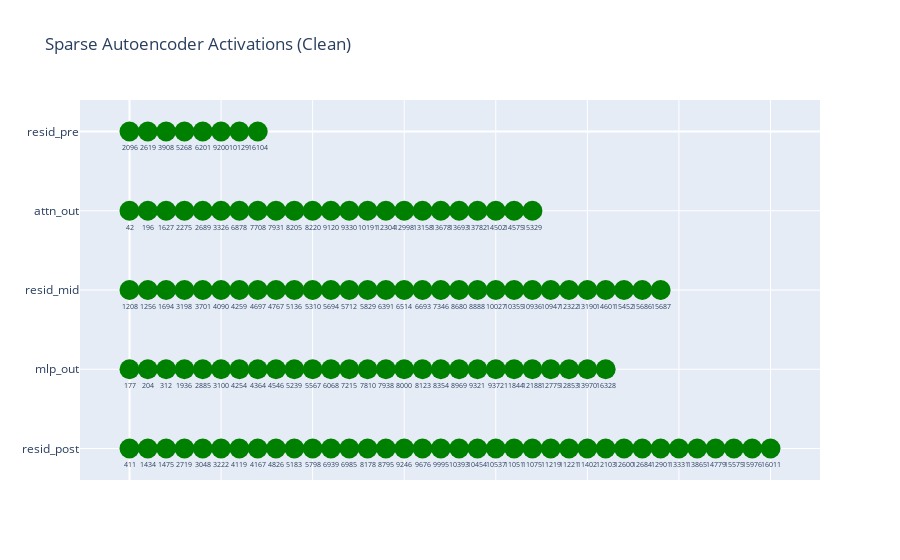

This figure's notebook cell:
### Code cell
def get_sae_acts(cache) -> tuple[dict[str, torch.Tensor], list[list[int]]]:
    sae_activations = {}
    for hook in hooks:
        sae_activations[hook] = saes[hook](cache[hook, 0])[1][0, seq_pos, :]
    sae_active_features = [torch.nonzero(act).squeeze(-1).tolist()
                           for act in sae_activations.values()]
    
    return sae_activations, sae_active_features

def plot_sae_activations(cache, cache2=None, title_suffix=""):
    sae_activations, sae_active_features = get_sae_acts(cache)
    sae_activations2, sae_active_features2 = get_sae_acts(cache2) if cache2 else (None, [])
    
    # TODO change the plot to show the strength of the activations

    fig = go.Figure()

    for i, (active_features, hook) in enumerate(zip(sae_active_features, hooks)):
        # Initialize lists to hold positions, colors, shapes, and hover texts
        positions = []
        colors = []
        shapes = []
        hover_texts = []
        
        # Determine unique features in both caches for comparison
        unique_features = set(active_features + (sae_active_features2[i] if sae_active_features2 else []))
        sorted_features = sorted(unique_features)
        
        for feature in sorted_features:
            position = sorted_features.index(feature)
            positions.append(position)
            hover_texts.append(f"Feature {feature}")
            
            # Determine color and shape based on activation in caches
            if (cache2 is None
                or feature in active_features
                    and (sae_active_features2 and feature in sae_active_features2[i])):
                colors.append("green")  # Active in both
                shapes.append("circle")
            elif feature in active_features:
                colors.append("red")  # Only in cache
                shapes.append("star")
            elif sae_active_features2 and feature in sae_active_features2[i]:
                colors.append("blue")  # Only in cache2
                shapes.append("diamond")

        # Add trace with customized markers
        fig.add_trace(go.Scatter(
            x=positions,
            y=[i] * len(positions),
            mode='markers+text',
            marker=dict(
                size=20, 
                color=colors,
                symbol=shapes
            ),
            text=sorted_features,  # Original text displayed below each marker
            textfont=dict(size=7),
            hoverinfo='text',  # Use custom text for hover info
            hovertext=hover_texts,  # Custom hover text for each point
            textposition="bottom center",
            name=hook,
            showlegend=False,
        ))
        
    if cache2 is not None:
        # Add dummy traces for legend
        fig.add_trace(go.Scatter(x=[None], y=[None], mode='markers', marker=dict(color='green', symbol='circle'), name='Active in both'))
        fig.add_trace(go.Scatter(x=[None], y=[None], mode='markers', marker=dict(color='red', symbol='square'), name='Only in original cache'))
        fig.add_trace(go.Scatter(x=[None], y=[None], mode='markers', marker=dict(color='blue', symbol='diamond'), name='Only in modified cache'))


    # Customize the layout
    fig.update_layout(
        title='Sparse Autoencoder Activations ' + title_suffix,
        xaxis=dict(
            title='',
            showticklabels=False
        ),
        yaxis=dict(
            tickmode='array',
            tickvals=list(range(len(sae_active_features))),
            ticktext=hooks,
            autorange="reversed"
        ),
        showlegend=(cache2 is not None),
    )

    fig.show()

clean_logits, clean_cache = model.run_with_cache(prompt)
clean_sae_acts, clean_sae_active_features = get_sae_acts(clean_cache)
plot_sae_activations(clean_cache, title_suffix="(Clean)")

### Figure 1 — Plotly figure (JSON) as saved in the notebook; plotly's stock layout.template omitted (floating-point values rounded to 4 significant figures)
{"data": [{"hoverinfo": "text", "hovertext": ["Feature 2096", "Feature 2619", "Feature 3908", "Feature 5268", "Feature 6201", "Feature 9200", "Feature 10129", "Feature 16104"], "marker": {"color": ["green", "green", "green", "green", "green", "green", "green", "green"], "size": 20, "symbol": ["circle", "circle", "circle", "circle", "circle", "circle", "circle", "circle"]}, "mode": "markers+text", "name": "resid_pre", "showlegend": false, "text": ["2096", "2619", "3908", "5268", "6201", "9200", "10129", "16104"], "textfont": {"size": 7}, "textposition": "bottom center", "type": "scatter", "x": [0, 1, 2, 3, 4, 5, 6, 7], "y": [0, 0, 0, 0, 0, 0, 0, 0]}, {"hoverinfo": "text", "hovertext": ["Feature 42", "Feature 196", "Feature 1627", "Feature 2275", "Feature 2689", "Feature 3326", "Feature 6878", "Feature 7708", "Feature 7931", "Feature 8205", "Feature 8220", "Feature 9120", "Feature 9330", "Feature 10191", "Feature 12304", "Feature 12998", "Feature 13158", "Feature 13678", "Feature 13693", "Feature 13782", "Feature 14502", "Feature 14575", "Feature 15329"], "marker": {"color": ["green", "green", "green", "green", "green", "green", "green", "green", "green", "green", "green", "green", "green", "green", "green", "green", "green", "green", "green", "green", "green", "green", "green"], "size": 20, "symbol": ["circle", "circle", "circle", "circle", "circle", "circle", "circle", "circle", "circle", "circle", "circle", "circle", "circle", "circle", "circle", "circle", "circle", "circle", "circle", "circle", "circle", "circle", "circle"]}, "mode": "markers+text", "name": "attn_out", "showlegend": false, "text": ["42", "196", "1627", "2275", "2689", "3326", "6878", "7708", "7931", "8205", "8220", "9120", "9330", "10191", "12304", "12998", "13158", "13678", "13693", "13782", "14502", "14575", "15329"], "textfont": {"size": 7}, "textposition": "bottom center", "type": "scatter", "x": [0, 1, 2, 3, 4, 5, 6, 7, 8, 9, 10, 11, 12, 13, 14, 15, 16, 17, 18, 19, 20, 21, 22], "y": [1, 1, 1, 1, 1, 1, 1, 1, 1, 1, 1, 1, 1, 1, 1, 1, 1, 1, 1, 1, 1, 1, 1]}, {"hoverinfo": "text", "hovertext": ["Feature 1208", "Feature 1256", "Feature 1694", "Feature 3198", "Feature 3701", "Feature 4090", "Feature 4259", "Feature 4697", "Feature 4767", "Feature 5136", "Feature 5310", "Feature 5694", "Feature 5712", "Feature 5829", "Feature 6391", "Feature 6514", "Feature 6693", "Feature 7346", "Feature 8680", "Feature 8888", "Feature 10027", "Feature 10355", "Feature 10936", "Feature 10947", "Feature 12322", "Feature 13190", "Feature 14601", "Feature 15452", "Feature 15686", "Feature 15687"], "marker": {"color": ["green", "green", "green", "green", "green", "green", "green", "green", "green", "green", "green", "green", "green", "green", "green", "green", "green", "green", "green", "green", "green", "green", "green", "green", "green", "green", "green", "green", "green", "green"], "size": 20, "symbol": ["circle", "circle", "circle", "circle", "circle", "circle", "circle", "circle", "circle", "circle", "circle", "circle", "circle", "circle", "circle", "circle", "circle", "circle", "circle", "circle", "circle", "circle", "circle", "circle", "circle", "circle", "circle", "circle", "circle", "circle"]}, "mode": "markers+text", "name": "resid_mid", "showlegend": false, "text": ["1208", "1256", "1694", "3198", "3701", "4090", "4259", "4697", "4767", "5136", "5310", "5694", "5712", "5829", "6391", "6514", "6693", "7346", "8680", "8888", "10027", "10355", "10936", "10947", "12322", "13190", "14601", "15452", "15686", "15687"], "textfont": {"size": 7}, "textposition": "bottom center", "type": "scatter", "x": [0, 1, 2, 3, 4, 5, 6, 7, 8, 9, 10, 11, 12, 13, 14, 15, 16, 17, 18, 19, 20, 21, 22, 23, 24, 25, 26, 27, 28, 29], "y": [2, 2, 2, 2, 2, 2, 2, 2, 2, 2, 2, 2, 2, 2, 2, 2, 2, 2, 2, 2, 2, 2, 2, 2, 2, 2, 2, 2, 2, 2]}, {"hoverinfo": "text", "hovertext": ["Feature 177", "Feature 204", "Feature 312", "Feature 1936", "Feature 2885", "Feature 3100", "Feature 4254", "Feature 4364", "Feature 4546", "Feature 5239", "Feature 5567", "Feature 6068", "Feature 7215", "Feature 7810", "Feature 7938", "Feature 8000", "Feature 8123", "Feature 8354", "Feature 8969", "Feature 9321", "Feature 9372", "Feature 11844", "Feature 12188", "Feature 12775", "Feature 12853", "Feature 13970", "Feature 16328"], "marker": {"color": ["green", "green", "green", "green", "green", "green", "green", "green", "green", "green", "green", "green", "green", "green", "green", "green", "green", "green", "green", "green", "green", "green", "green", "green", "green", "green", "green"], "size": 20, "symbol": ["circle", "circle", "circle", "circle", "circle", "circle", "circle", "circle", "circle", "circle", "circle", "circle", "circle", "circle", "circle", "circle", "circle", "circle", "circle", "circle", "circle", "circle", "circle", "circle", "circle", "circle", "circle"]}, "mode": "markers+text", "name": "mlp_out", "showlegend": false, "text": ["177", "204", "312", "1936", "2885", "3100", "4254", "4364", "4546", "5239", "5567", "6068", "7215", "7810", "7938", "8000", "8123", "8354", "8969", "9321", "9372", "11844", "12188", "12775", "12853", "13970", "16328"], "textfont": {"size": 7}, "textposition": "bottom center", "type": "scatter", "x": [0, 1, 2, 3, 4, 5, 6, 7, 8, 9, 10, 11, 12, 13, 14, 15, 16, 17, 18, 19, 20, 21, 22, 23, 24, 25, 26], "y": [3, 3, 3, 3, 3, 3, 3, 3, 3, 3, 3, 3, 3, 3, 3, 3, 3, 3, 3, 3, 3, 3, 3, 3, 3, 3, 3]}, {"hoverinfo": "text", "hovertext": ["Feature 411", "Feature 1434", "Feature 1475", "Feature 2719", "Feature 3048", "Feature 3222", "Feature 4119", "Feature 4167", "Feature 4826", "Feature 5183", "Feature 5798", "Feature 6939", "Feature 6985", "Feature 8178", "Feature 8795", "Feature 9246", "Feature 9676", "Feature 9995", "Feature 10393", "Feature 10454", "Feature 10537", "Feature 11051", "Feature 11075", "Feature 11219", "Feature 11221", "Feature 11402", "Feature 12103", "Feature 12600", "Feature 12684", "Feature 12901", "Feature 13331", "Feature 13865", "Feature 14779", "Feature 15575", "Feature 15976", "Feature 16011"], "marker": {"color": ["green", "green", "green", "green", "green", "green", "green", "green", "green", "green", "green", "green", "green", "green", "green", "green", "green", "green", "green", "green", "green", "green", "green", "green", "green", "green", "green", "green", "green", "green", "green", "green", "green", "green", "green", "green"], "size": 20, "symbol": ["circle", "circle", "circle", "circle", "circle", "circle", "circle", "circle", "circle", "circle", "circle", "circle", "circle", "circle", "circle", "circle", "circle", "circle", "circle", "circle", "circle", "circle", "circle", "circle", "circle", "circle", "circle", "circle", "circle", "circle", "circle", "circle", "circle", "circle", "circle", "circle"]}, "mode": "markers+text", "name": "resid_post", "showlegend": false, "text": ["411", "1434", "1475", "2719", "3048", "3222", "4119", "4167", "4826", "5183", "5798", "6939", "6985", "8178", "8795", "9246", "9676", "9995", "10393", "10454", "10537", "11051", "11075", "11219", "11221", "11402", "12103", "12600", "12684", "12901", "13331", "13865", "14779", "15575", "15976", "16011"], "textfont": {"size": 7}, "textposition": "bottom center", "type": "scatter", "x": [0, 1, 2, 3, 4, 5, 6, 7, 8, 9, 10, 11, 12, 13, 14, 15, 16, 17, 18, 19, 20, 21, 22, 23, 24, 25, 26, 27, 28, 29, 30, 31, 32, 33, 34, 35], "y": [4, 4, 4, 4, 4, 4, 4, 4, 4, 4, 4, 4, 4, 4, 4, 4, 4, 4, 4, 4, 4, 4, 4, 4, 4, 4, 4, 4, 4, 4, 4, 4, 4, 4, 4, 4]}], "layout": {"showlegend": false, "title": {"text": "Sparse Autoencoder Activations (Clean)"}, "xaxis": {"showticklabels": false, "title": {"text": ""}}, "yaxis": {"autorange": "reversed", "tickmode": "array", "ticktext": ["resid_pre", "attn_out", "resid_mid", "mlp_out", "resid_post"], "tickvals": [0, 1, 2, 3, 4]}}}
